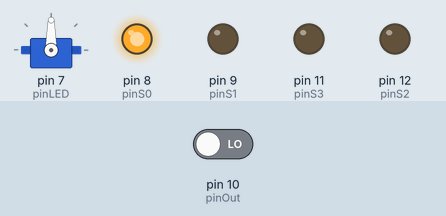
This sketch was run on a simulated Arduino Uno, built with avr-gcc and run on an emulated ATmega328P. Shown: servo, output pins drawn as LEDs (lit = HIGH). The test bench sets the inputs (shaded band); at power-on: pin 10 (pinOut) LOW. What the sketch prints to the serial monitor is not drawn.

Above: at 2.5 s.
At 3.5 s:
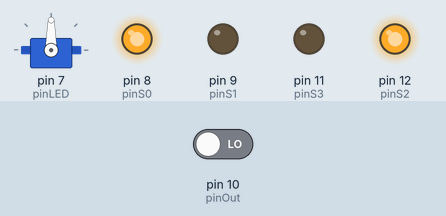
At 4.5 s:
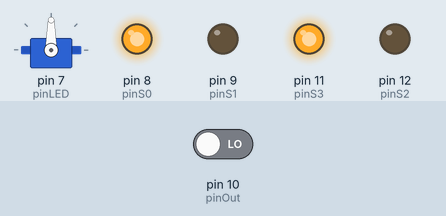
At 6.0 s:
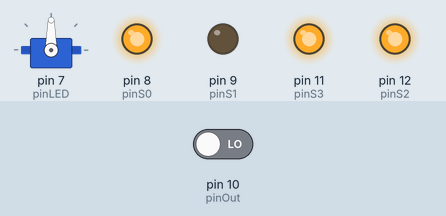
Timing chart, 0 to 8.5 s (numbered marks = the images above):
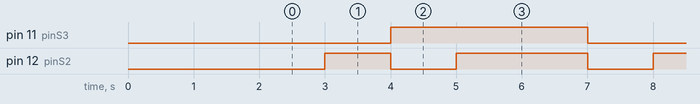

Measured:
- by itself, pin 11 (pinS3): alternates HIGH for 3.0 s and LOW for 2.0 s
- by itself, pin 12 (pinS2): repeats every 5.0 s: LOW 1.0 s, HIGH 2.0 s, LOW 1.0 s, HIGH 1.0 s
- by itself, everything shown: repeats every 5.0 s, in 4 steps

The sketch:

feira_de_ciencias_code.ino
```cpp
#include <Servo.h>
Servo servo1;

#define pinS0 8
#define pinS1 9
#define pinS2 12
#define pinS3 11
#define pinOut 10
#define pinLED 7

//Pinos dos LEDs
#define pinoLedVerm 2
#define pinoLedVerd 3
#define pinoLedAzul 4

unsigned int valorVermelho = 0;
unsigned int valorVerde = 0;
unsigned int valorAzul = 0;
unsigned int valorBranco = 0;

void detectaCor();

void setup()
{
  servo1.attach (7);
  pinMode(pinS0, OUTPUT);
  pinMode(pinS1, OUTPUT);
  pinMode(pinS2, OUTPUT);
  pinMode(pinS3, OUTPUT);
  pinMode(pinLED, OUTPUT);
  pinMode(pinOut, INPUT);


//vermelho: s2 low e s3 low
//branco/sem filtro: s2 low
//azul: s2 low e s3 high
//verde: s2 high

  Serial.begin(9600);
  digitalWrite(pinS0, HIGH);
  digitalWrite(pinS1, LOW);

  delay(2000);


}

void loop()
{

  detectaCor();

  delay(1000);
  Serial.print("Vermelho :");
  Serial.print(valorVermelho);

  Serial.print(" Verde : ");
  Serial.print(valorVerde);

  Serial.print(" Azul : ");
  Serial.print(valorAzul);

  Serial.print(" Branco : ");
  Serial.print(valorBranco);
  Serial.println();


  //Verifica se a cor vermelha foi detectada
  if ((valorVermelho < valorAzul) &&
      (valorVermelho < valorVerde) &&
      (valorBranco < 1000)) {
    Serial.println("Vermelho");
    Serial.println("O Vermelho foi o mais usado");
    servo1.write(0);

  } else if ((valorAzul < valorVermelho) &&  //Verifica se a cor azul foi detectada
             (valorAzul < valorVerde) &&
             (valorBranco < 1000)) {
    Serial.println("Azul");
    Serial.println("O Azul foi o mais usado");
    servo1.write(90);

  } else if ((valorVerde < valorVermelho) &&  //Verifica se a cor verde foi detectada
             (valorVerde < valorAzul) &&
             (valorBranco < 1000)) {
    Serial.println("Verde");
     Serial.println("O Verde foi o mais usado");
     servo1.write(180);


  Serial.println();
             }
}
// *********** Leitura do sensor de cor ********************
void detectaCor() {
  //Vermelho
  digitalWrite(pinS2, LOW);
  digitalWrite(pinS3, LOW);
  valorVermelho = pulseIn(pinOut, digitalRead(pinOut) == HIGH ? LOW : HIGH);

  //Sem filtro
  digitalWrite(pinS2, HIGH);
  valorBranco = pulseIn(pinOut, digitalRead(pinOut) == HIGH ? LOW : HIGH);

  //Azul
  digitalWrite(pinS2, LOW);
  digitalWrite(pinS3, HIGH);
  valorAzul = pulseIn(pinOut, digitalRead(pinOut) == HIGH ? LOW : HIGH);

  //Verde
  digitalWrite(pinS2, HIGH);
  valorVerde = pulseIn(pinOut, digitalRead(pinOut) == HIGH ? LOW : HIGH);
}
```
